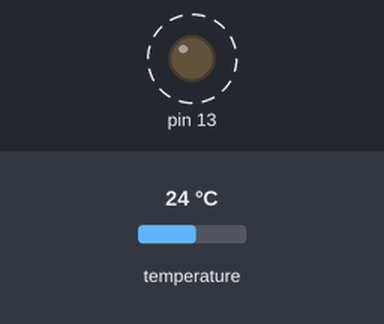
Recording of a sketch running on a simulated Arduino Uno, built with avr-gcc and run on an emulated ATmega328P. Shown: output pins drawn as LEDs (lit = HIGH). Dashed ring = blinking. The test bench sets the inputs (shaded band); at power-on: temperature 24 °C. No radio packets arrive unless stated; what the sketch prints to the serial monitor is not drawn.

Above: at 1.0 s.
Timing chart, 0 to 4.8 s (numbered marks = the images above):
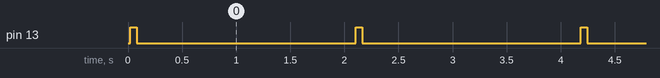

Measured:
- by itself, pin 13: alternates HIGH for 0.06 s and LOW for 2.0 s

The sketch:

TempTransmit.ino
```cpp
#include <Wire.h>
#include <VirtualWire.h>

#include "Group.h"
#include "OneWire.h"

//Global Message Variable
char msg[30];

//Sets datapin to be used by Temp Sensor
OneWire ds(TempIn);


int readTemp(){
   float tempFloat = getTemp();
   return tempFloat*100;
}

//Temp Sensor uses a 220 Ohm Resistor between Vsource and Vout

float getTemp(){
  byte data[12];
  byte addr[8];

  if ( !ds.search(addr)) {
  //no more sensors on chain, reset search
  ds.reset_search();
  return -1000;
  }

  if ( OneWire::crc8( addr, 7) != addr[7]) {
  Serial.println("CRC is not valid!");
  return -1000;
  }

  if ( addr[0] != 0x10 && addr[0] != 0x28) {
  Serial.print("Device is not recognized");
  return -1000;
  }

  ds.reset();
  ds.select(addr);
  ds.write(0x44,1);

  byte present = ds.reset();
  ds.select(addr);
  ds.write(0xBE);


  for (int i = 0; i < 9; i++) {
  data[i] = ds.read();
  }

  ds.reset_search();

  byte MSB = data[1];
  byte LSB = data[0];

  float TRead = ((MSB << 8) | LSB);
  float Temperature = TRead / 16;

  return Temperature;

}

void transmit(){
  digitalWrite(13, HIGH); // Flash a light to show transmitting
  vw_send((uint8_t *)msg, strlen(msg));
  vw_wait_tx(); // Wait until the whole message is gone
  digitalWrite(13, LOW);
}


void setup() {


  Serial.begin(9600);
  pinMode(13, OUTPUT);
  // Initialise the IO and ISR for RF Communication
  //vw_set_tx_pin(1);
  vw_set_ptt_inverted(true); // Required for DR3100
  vw_setup(2000); // Bits per sec

}

void loop() {
  // put your main code here, to run repeatedly:


  int temp = readTemp();

  //Serial.print("Temperature: ");
  Serial.println(temp);

  String str = "";
  str += temp;
  str.toCharArray(msg, 30);

  transmit();

  delay(2000);

}
```

Group.h
```cpp
/********************************
* Define DIGITAL Pins
********************************/

#define LED_RED      	(12)      		//Red LED pin
#define LED_YELLOW    	(11)       		//Yellow LED pin
#define LED_GREEN    	(13)       		//Green LED pin

#define TempIn			(10)			//Temp Sensor VIN

#define growLight   (3)
#define pump        (2) //pump pin

/********************************
 *Define ANALOG Pins
********************************/

#define MoistureIn    	(A3)       		//Soil Moisture Sensor VIN
#define UVIn			(A2)			//UV Sensor VIN
#define UVRef			(A1)			//3.3V Reference for UV Sensor
```
